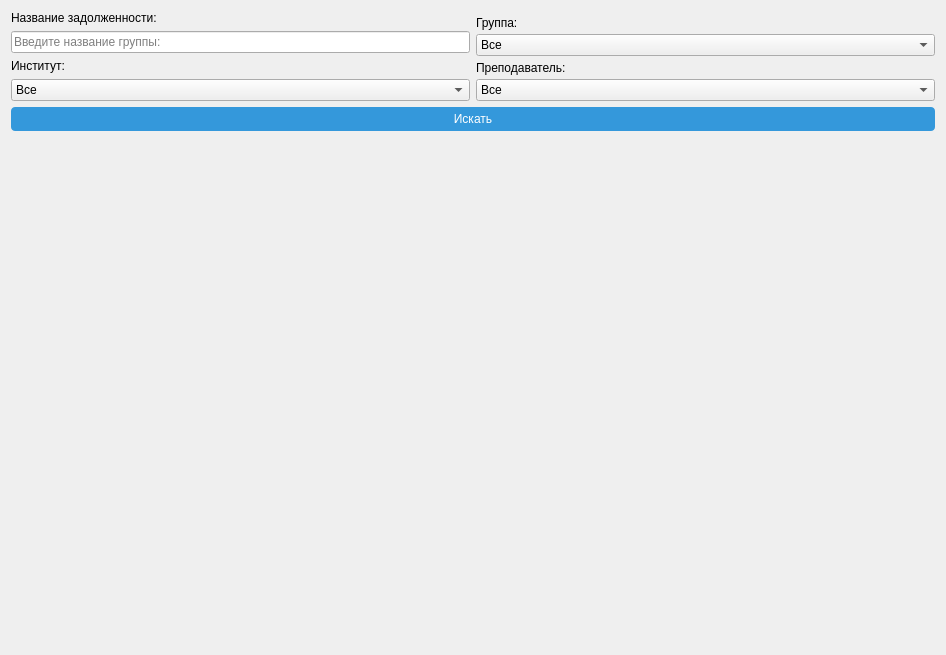
<?xml version="1.0" encoding="UTF-8"?>
<ui version="4.0">
 <class>DebtorsModeration</class>
 <widget class="QWidget" name="DebtorsModeration">
  <property name="geometry">
   <rect>
    <x>0</x>
    <y>0</y>
    <width>946</width>
    <height>655</height>
   </rect>
  </property>
  <property name="windowTitle">
   <string>Form</string>
  </property>
  <layout class="QVBoxLayout" name="verticalLayout_4">
   <item>
    <layout class="QVBoxLayout" name="verticalLayout_3">
     <item>
      <layout class="QHBoxLayout" name="horizontalLayout">
       <item>
        <layout class="QVBoxLayout" name="verticalLayout">
         <item>
          <widget class="QLabel" name="label_3">
           <property name="sizePolicy">
            <sizepolicy hsizetype="Preferred" vsizetype="Minimum">
             <horstretch>0</horstretch>
             <verstretch>0</verstretch>
            </sizepolicy>
           </property>
           <property name="maximumSize">
            <size>
             <width>16777215</width>
             <height>16777215</height>
            </size>
           </property>
           <property name="text">
            <string>Название задолженности:</string>
           </property>
          </widget>
         </item>
         <item>
          <widget class="QLineEdit" name="subject_name">
           <property name="text">
            <string/>
           </property>
           <property name="placeholderText">
            <string>Введите название группы:</string>
           </property>
          </widget>
         </item>
         <item>
          <widget class="QLabel" name="label_4">
           <property name="sizePolicy">
            <sizepolicy hsizetype="Preferred" vsizetype="Minimum">
             <horstretch>0</horstretch>
             <verstretch>0</verstretch>
            </sizepolicy>
           </property>
           <property name="maximumSize">
            <size>
             <width>16777215</width>
             <height>20</height>
            </size>
           </property>
           <property name="text">
            <string>Институт:</string>
           </property>
          </widget>
         </item>
         <item>
          <widget class="QComboBox" name="structural_box">
           <property name="minimumSize">
            <size>
             <width>0</width>
             <height>20</height>
            </size>
           </property>
           <item>
            <property name="text">
             <string>Все</string>
            </property>
           </item>
          </widget>
         </item>
        </layout>
       </item>
       <item>
        <layout class="QVBoxLayout" name="verticalLayout_2">
         <property name="spacing">
          <number>0</number>
         </property>
         <item>
          <widget class="QLabel" name="label_2">
           <property name="sizePolicy">
            <sizepolicy hsizetype="Preferred" vsizetype="Minimum">
             <horstretch>0</horstretch>
             <verstretch>0</verstretch>
            </sizepolicy>
           </property>
           <property name="text">
            <string>Группа:</string>
           </property>
          </widget>
         </item>
         <item>
          <widget class="QComboBox" name="group_box">
           <property name="sizePolicy">
            <sizepolicy hsizetype="Expanding" vsizetype="Fixed">
             <horstretch>0</horstretch>
             <verstretch>0</verstretch>
            </sizepolicy>
           </property>
           <item>
            <property name="text">
             <string>Все</string>
            </property>
           </item>
          </widget>
         </item>
         <item>
          <widget class="QLabel" name="label">
           <property name="sizePolicy">
            <sizepolicy hsizetype="Preferred" vsizetype="Minimum">
             <horstretch>0</horstretch>
             <verstretch>0</verstretch>
            </sizepolicy>
           </property>
           <property name="text">
            <string>Преподаватель:</string>
           </property>
          </widget>
         </item>
         <item>
          <widget class="QComboBox" name="teacher_box">
           <property name="minimumSize">
            <size>
             <width>0</width>
             <height>20</height>
            </size>
           </property>
           <item>
            <property name="text">
             <string>Все</string>
            </property>
           </item>
          </widget>
         </item>
        </layout>
       </item>
      </layout>
     </item>
     <item>
      <widget class="QPushButton" name="search_button">
       <property name="minimumSize">
        <size>
         <width>0</width>
         <height>24</height>
        </size>
       </property>
       <property name="styleSheet">
        <string notr="true">QPushButton {
    background: none repeat scroll 0 0 #3498db;
    border: 0 none;
    color: white;
    width: 100%;
    border-radius: 4px;
}

QPushButton:hover {
    border: 2px solid gray;
}</string>
       </property>
       <property name="text">
        <string>Искать</string>
       </property>
      </widget>
     </item>
    </layout>
   </item>
   <item>
    <widget class="QTableWidget" name="debtors_table">
     <property name="styleSheet">
      <string notr="true">background-color: transparent;</string>
     </property>
    </widget>
   </item>
  </layout>
 </widget>
 <resources/>
 <connections/>
</ui>
